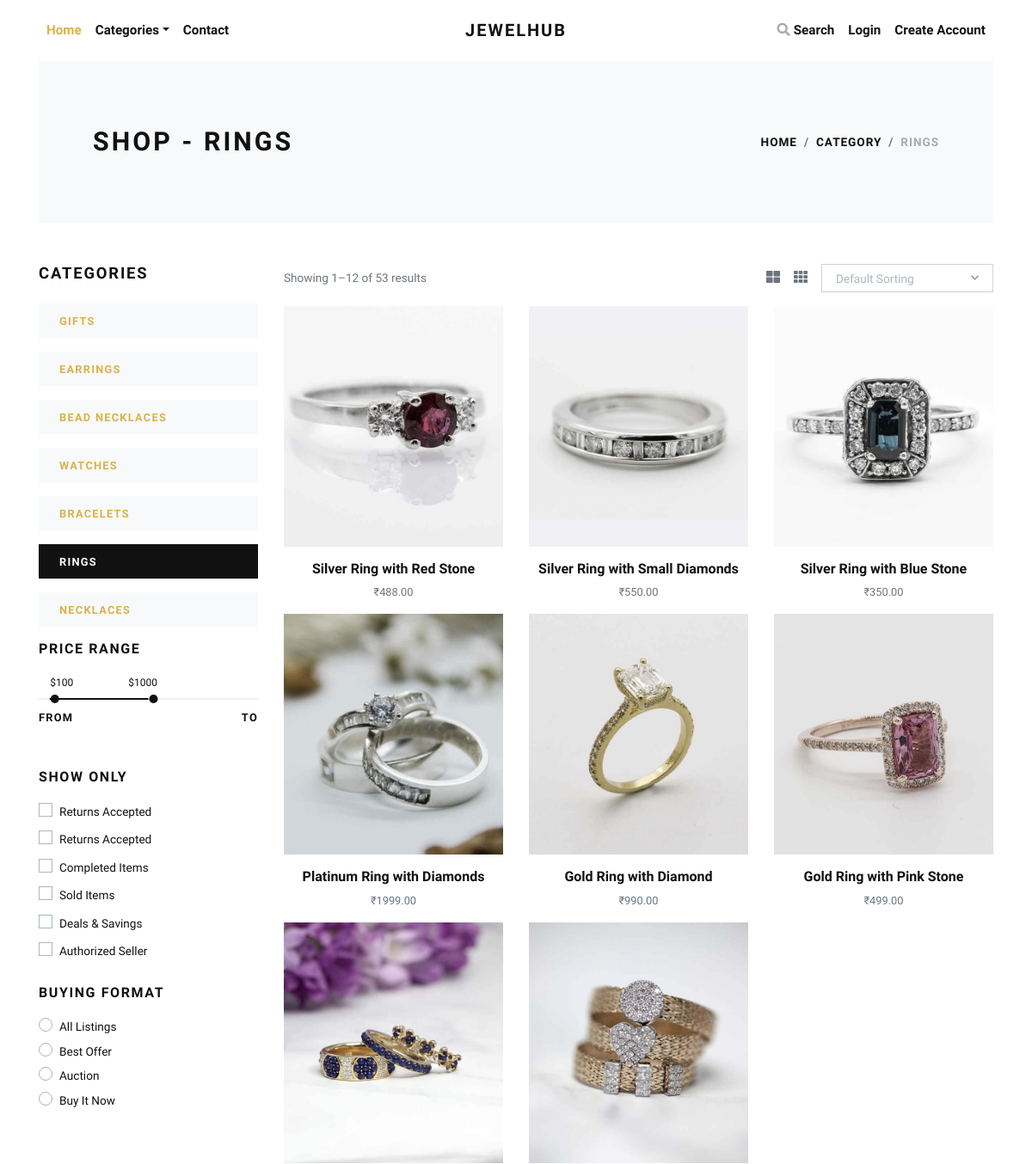
The app's page /rings/ (upper part), older data.
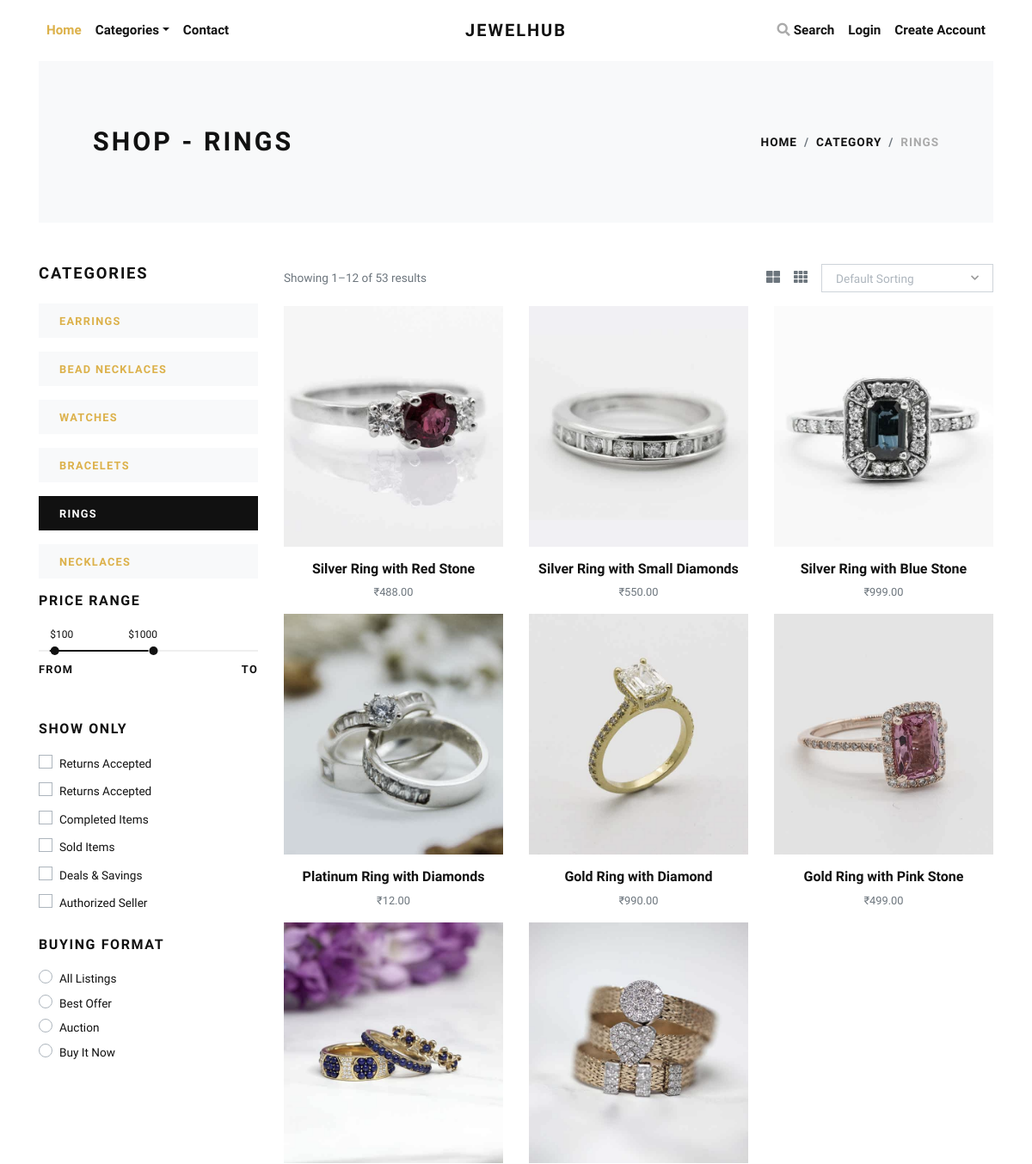
The same page, newer data.
### store/models.py (models this page shows, shortened)
class Category(models.Model):
    title = models.CharField(max_length=50, verbose_name="Category Title")
    slug = models.SlugField(max_length=55, verbose_name="Category Slug")
    description = models.TextField(blank=True, verbose_name="Category Description")
    category_image = models.ImageField(upload_to='category', blank=True, null=True, verbose_name="Category Image")
    is_active = models.BooleanField(verbose_name="Is Active?")
    is_featured = models.BooleanField(verbose_name="Is Featured?")
    created_at = models.DateTimeField(auto_now_add=True, verbose_name="Created Date")
    updated_at = models.DateTimeField(auto_now=True, verbose_name="Updated Date")
    class Meta:
        verbose_name_plural = 'Categories'
        ordering = ('-created_at', )

class Product(models.Model):
    title = models.CharField(max_length=150, verbose_name="Product Title")
    slug = models.SlugField(max_length=160, verbose_name="Product Slug")
    sku = models.CharField(max_length=255, unique=True, verbose_name="Unique Product ID (SKU)")
    short_description = models.TextField(verbose_name="Short Description")
    detail_description = models.TextField(blank=True, null=True, verbose_name="Detail Description")
    product_image = models.ImageField(upload_to='product', blank=True, null=True, verbose_name="Product Image")
    price = models.DecimalField(max_digits=8, decimal_places=2)
    category = models.ForeignKey(Category, verbose_name="Product Categoy", on_delete=models.CASCADE)
    is_active = models.BooleanField(verbose_name="Is Active?")
    is_featured = models.BooleanField(verbose_name="Is Featured?")
    created_at = models.DateTimeField(auto_now_add=True, verbose_name="Created Date")
    updated_at = models.DateTimeField(auto_now=True, verbose_name="Updated Date")
    class Meta:
        verbose_name_plural = 'Products'
        ordering = ('-created_at', )

### store/views.py (the view)
# urls.py: path('<slug:slug>/', views.category_products, name="category-products"),
def category_products(request, slug):
    category = get_object_or_404(Category, slug=slug)
    products = Product.objects.filter(is_active=True, category=category)
    categories = Category.objects.filter(is_active=True)
    context = {
        'category': category,
        'products': products,
        'categories': categories,
    }
    return render(request, 'store/category_products.html', context)

### store/context_preprocessors.py (called while the page is built)
def store_menu(request):
    categories = Category.objects.filter(is_active=True)
    context = {
        'categories_menu': categories,
    }
    return context

def cart_menu(request):
    if request.user.is_authenticated:
        cart_items= Cart.objects.filter(user=request.user)
        context = {
            'cart_items': cart_items,
        }
    else:
        context = {}
    return context

### templates/store/category_products.html (shortened to what the changed rows need)
{% extends 'base.html' %}
{% load static %}
    {% block content %}
      <div class="container">
        <section class="py-5 bg-light">
          <div class="container">
            <div class="row px-4 px-lg-5 py-lg-4 align-items-center">
              <div class="col-lg-6">
                <h1 class="h2 text-uppercase mb-0">Shop - {{category.title}}</h1>
              </div>
              <div class="col-lg-6 text-lg-right">
                <nav aria-label="breadcrumb">
                  <ol class="breadcrumb justify-content-lg-end mb-0 px-0">
                    <li class="breadcrumb-item"><a href="{% url 'store:home' %}">Home</a></li>
                    <li class="breadcrumb-item"><a href="{% url 'store:all-categories' %}">Category</a></li>
                    <li class="breadcrumb-item active" aria-current="page">{{category.title}}</li>
                  </ol>
                </nav>
              </div>
            </div>
          </div>
        </section>
        <section class="py-5">
          <div class="container p-0">
            <div class="row">
              <div class="col-lg-3 order-2 order-lg-1">
                {% if categories %}
                  {% for cat in categories %}
                    <a href="{% url 'store:category-products' cat.slug %}">
                      <div class="py-2 px-4 {% if category == cat %}bg-dark text-white {% else %}bg-light{% endif %} mb-3">
                        <strong class="small text-uppercase font-weight-bold">{{cat.title}}</strong>
                      </div>
                    </a>
                  {% endfor %}
                {% endif %}
              </div>
              <div class="col-lg-9 order-1 order-lg-2 mb-5 mb-lg-0">
                <div class="row">
                  {% if products %}
                    {% for product in products %}
                      <div class="col-lg-4 col-sm-6">
                        <div class="product text-center">
                          <div class="mb-3 position-relative">
                            <a class="d-block" href="{% url 'store:product-detail' product.slug %}">
                              {% if product.product_image %}
                                <img class="img-fluid w-100" src="{{product.product_image.url}}" alt="{{product.title}}">
                              {% else %}
                                <img class="img-fluid w-100" src="{% static 'img/product-1.jpg' %}" alt="{{product.title}}">
                              {% endif %}
                            </a>
                          </div>
                          <h6> <a class="reset-anchor" href="{% url 'store:product-detail' product.slug %}">{{product.title}}</a></h6>
                          <p class="small text-muted">₹{{product.price}}</p>
                        </div>
                      </div>
                    {% endfor %}
                  {% endif %}
                </div>
              </div>
            </div>
          </div>
        </section>
      </div>
      {% endblock content %}

Row changes from the older to the newer data that the page shows:
no longer on this page (row edited): Category: title "GIFTS"
changed Product "Silver Ring with Blue Stone": price "350.00" → "999.00"
changed Product "Platinum Ring with Diamonds": price "1999.00" → "12.00"
